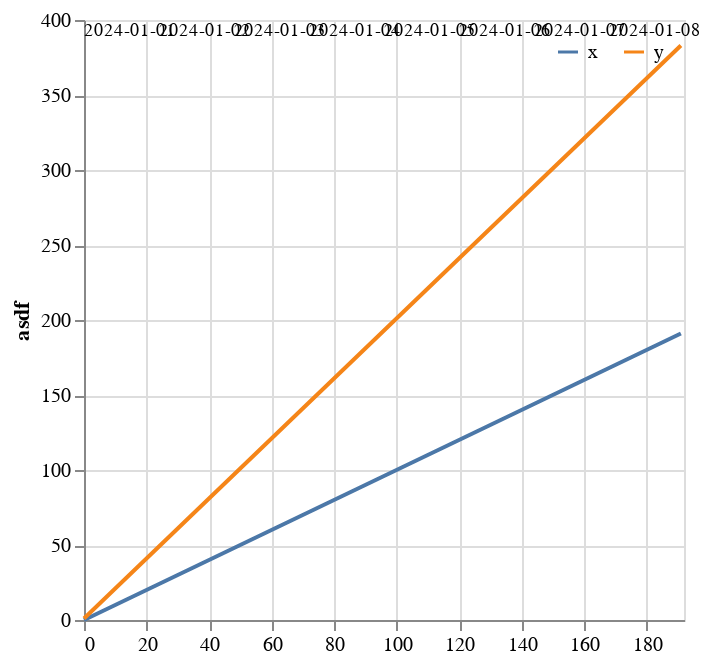

Notebook code for this chart:
### Code cell
from utilities.altair import *

plot=plot_intraday_dataframe(df, value_name='asf')
plot

### Figure 1 — Vega specification as saved in the notebook (floating-point values rounded to 4 significant figures; data arrays with more than 128 entries replaced by an {"elided": "..."} marker saying what was removed)
{"$schema": "https://vega.github.io/schema/vega/v5.json", "data": [{"name": "param_20_store"}, {"name": "source_0", "values": {"elided": "384 records"}}, {"name": "source_1", "values": {"elided": "192 records"}}, {"name": "source_2", "values": [{"date_label": "2024-01-01", "datetime_index_min": 0}, {"date_label": "2024-01-02", "datetime_index_min": 24}, {"date_label": "2024-01-03", "datetime_index_min": 48}, {"date_label": "2024-01-04", "datetime_index_min": 72}, {"date_label": "2024-01-05", "datetime_index_min": 96}, {"date_label": "2024-01-06", "datetime_index_min": 120}, {"date_label": "2024-01-07", "datetime_index_min": 144}, {"date_label": "2024-01-08", "datetime_index_min": 168}]}, {"name": "source_3", "values": []}, {"name": "source_0_y_domain_asdf", "values": [{"min": 0, "max": 383}]}, {"name": "source_0_layer_0_color_domain_variable", "values": [{"variable": "x"}, {"variable": "y"}]}, {"name": "source_3_layer_3_color_domain_date_index", "values": [{"min": null, "max": null}]}], "signals": [{"name": "unit", "value": {}, "on": [{"events": "pointermove", "update": "isTuple(group()) ? group() : unit"}]}, {"name": "param_20", "update": "vlSelectionResolve(\"param_20_store\", \"union\", true, true)"}, {"name": "param_20_tuple", "on": [{"events": [{"source": "scope", "markname": "view_20_voronoi", "type": "pointerover"}], "update": "datum && item().mark.marktype !== 'group' && indexof(item().mark.role, 'legend') < 0 ? {unit: \"view_20\", fields: param_20_tuple_fields, values: [(item().isVoronoi ? datum.datum : datum)[\"datetime index\"]]} : null", "force": true}, {"events": [{"source": "view", "type": "dblclick"}], "update": "null"}]}, {"name": "param_20_tuple_fields", "value": [{"type": "E", "field": "datetime index"}]}, {"name": "param_20_toggle", "value": false, "on": [{"events": [{"source": "scope", "markname": "view_20_voronoi", "type": "pointerover"}], "update": "event.shiftKey"}, {"events": [{"source": "view", "type": "dblclick"}], "update": "false"}]}, {"name": "param_20_modify", "on": [{"events": {"signal": "param_20_tuple"}, "update": "modify(\"param_20_store\", param_20_toggle ? null : param_20_tuple, param_20_toggle ? null : true, param_20_toggle ? param_20_tuple : null)"}]}], "marks": [{"type": "group", "name": "layer_0_pathgroup", "from": {"facet": {"data": "source_0", "name": "faceted_path_layer_0_main", "groupby": ["variable"]}}, "encode": {"update": {"width": {"field": {"signal": null, "datum": null, "group": "width", "parent": null}}, "height": {"field": {"signal": null, "datum": null, "group": "height", "parent": null}}}}, "marks": [{"type": "line", "name": "layer_0_marks", "from": {"data": "faceted_path_layer_0_main"}, "sort": {"field": "datum[\"datetime index\"]"}, "encode": {"update": {"x": {"field": "datetime index", "scale": "x"}, "defined": {"signal": "isValid(datum[\"datetime index\"]) && isFinite(+datum[\"datetime index\"]) && isValid(datum[\"asdf\"]) && isFinite(+datum[\"asdf\"])"}, "y": {"field": "asdf", "scale": "y"}, "stroke": {"field": "variable", "scale": "layer_0_color"}}}, "style": ["line"], "interactive": false}]}, {"type": "rule", "name": "view_20_marks", "from": {"data": "source_1"}, "encode": {"update": {"y2": {"field": {"signal": null, "datum": null, "group": "height", "parent": null}}, "opacity": [{"value": 1, "test": "length(data(\"param_20_store\")) && vlSelectionTest(\"param_20_store\", datum)"}, {"value": 0}], "tooltip": {"signal": "{\"datetime index\": format(datum[\"datetime index\"], \"\"), \"x\": format(datum[\"x\"], \"\"), \"y\": format(datum[\"y\"], \"\")}"}, "stroke": {"value": "black"}, "x": {"field": "datetime index", "scale": "x"}, "y": {"value": 0}}}, "interactive": true, "style": ["rule"]}, {"type": "path", "name": "view_20_voronoi", "from": {"data": "view_20_marks"}, "encode": {"update": {"strokeWidth": {"value": 0.35}, "fill": {"value": "transparent"}, "stroke": {"value": "transparent"}, "isVoronoi": {"value": true}, "tooltip": {"signal": "{\"datetime index\": format(datum.datum[\"datetime index\"], \"\"), \"x\": format(datum.datum[\"x\"], \"\"), \"y\": format(datum.datum[\"y\"], \"\")}"}}}, "transform": [{"type": "voronoi", "x": {"expr": "datum.datum.x || 0"}, "y": {"expr": "datum.datum.y || 0"}, "size": [{"signal": "width"}, {"signal": "height"}]}], "interactive": true}, {"type": "text", "name": "layer_2_marks", "from": {"data": "source_2"}, "encode": {"update": {"text": {"signal": "isValid(datum[\"date_label\"]) ? datum[\"date_label\"] : \"\"+datum[\"date_label\"]"}, "fill": {"value": "black"}, "x": {"field": "datetime_index_min", "scale": "x"}, "align": {"value": "left"}, "y": {"value": 5}, "fontSize": {"value": 9}, "baseline": {"value": "middle"}}}, "interactive": false, "style": ["text"]}, {"type": "rect", "name": "layer_3_marks", "from": {"data": "source_3"}, "encode": {"update": {"opacity": {"value": 0.1}, "fill": {"field": "date_index", "scale": "layer_3_color"}, "x2": {"field": "datetime_index_max", "scale": "x"}, "y": {"value": 0}, "x": {"field": "datetime_index_min", "scale": "x"}, "y2": {"field": {"signal": null, "datum": null, "group": "height", "parent": null}}}}, "style": ["rect"], "interactive": false}], "scales": [{"name": "x", "type": "linear", "domain": [0, 192], "range": [0, {"signal": "width"}], "nice": false, "zero": true}, {"name": "y", "type": "linear", "domain": [{"signal": "(data(\"source_0_y_domain_asdf\")[0] || {}).min"}, {"signal": "(data(\"source_0_y_domain_asdf\")[0] || {}).max"}], "range": [{"signal": "height"}, 0], "zero": false, "nice": true}, {"name": "layer_0_color", "type": "ordinal", "domain": {"data": "source_0_layer_0_color_domain_variable", "field": "variable", "sort": true}, "range": "category"}, {"name": "layer_3_color", "type": "linear", "domain": [{"signal": "(data(\"source_3_layer_3_color_domain_date_index\")[0] || {}).min"}, {"signal": "(data(\"source_3_layer_3_color_domain_date_index\")[0] || {}).max"}], "range": {"scheme": "category10"}, "interpolate": "hcl", "zero": false}], "axes": [{"scale": "x", "aria": false, "grid": true, "maxExtent": 0, "ticks": false, "orient": "bottom", "labels": false, "gridScale": "y", "tickCount": {"signal": "ceil(width/40)"}, "zindex": 0, "minExtent": 0, "domain": false}, {"scale": "y", "zindex": 0, "tickCount": {"signal": "ceil(height/40)"}, "domain": false, "labels": false, "maxExtent": 0, "minExtent": 0, "grid": true, "orient": "left", "ticks": false, "aria": false, "gridScale": "x"}, {"scale": "x", "grid": false, "labelFlush": true, "tickCount": {"signal": "ceil(width/40)"}, "orient": "bottom", "labelOverlap": true, "zindex": 0}, {"scale": "y", "labelOverlap": true, "zindex": 0, "tickCount": {"signal": "ceil(height/40)"}, "title": "asdf", "orient": "left", "grid": false}], "width": 300, "style": "cell", "padding": 5, "background": "white", "height": 300, "legends": [{"direction": "horizontal", "offset": 10, "orient": "top-right", "stroke": "layer_0_color", "symbolType": "stroke"}]}
